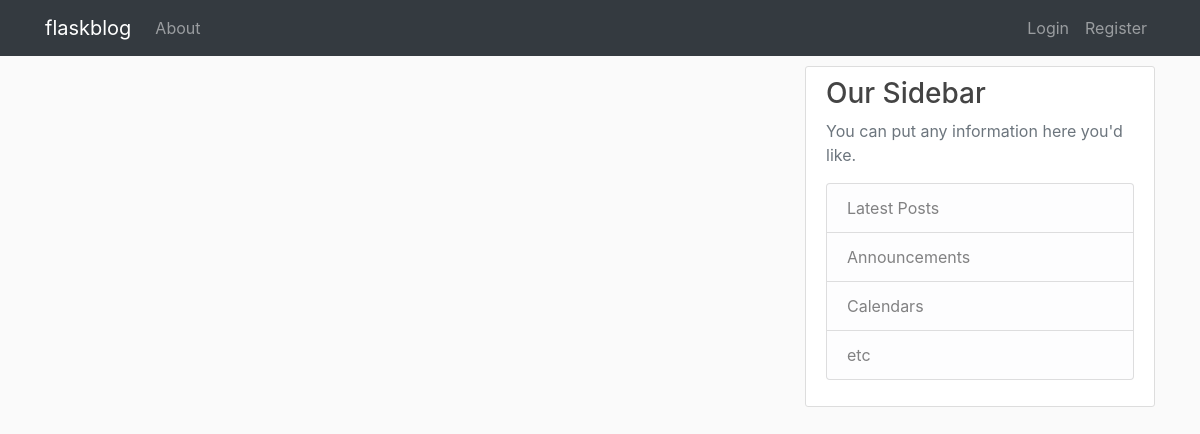
The app's page /, older data.
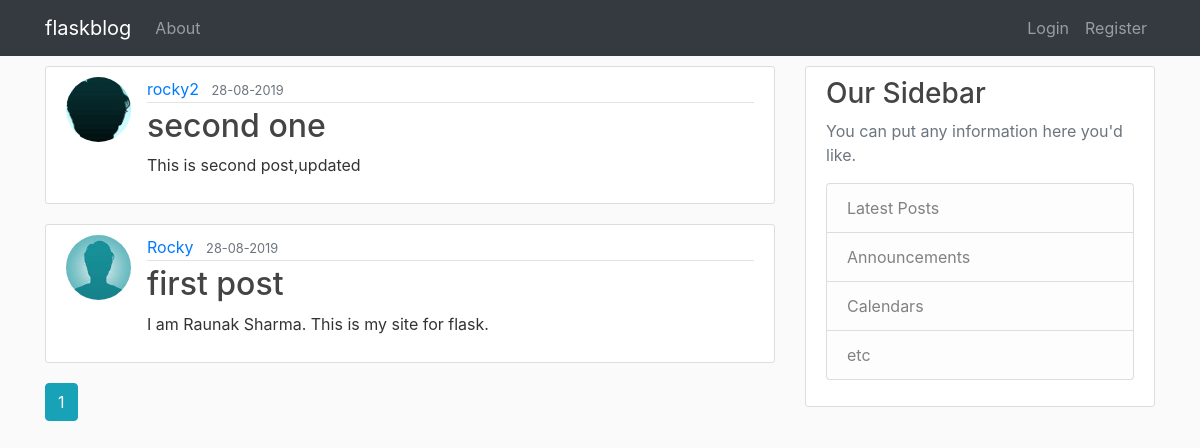
The same page, newer data.
### flaskblog/models.py (models this page shows, shortened)
class Post(db.Model):
    id = db.Column(db.Integer,primary_key = True)
    title= db.Column(db.String(100),nullable = False)
    date_posted = db.Column(db.DateTime,nullable = False,default =datetime.utcnow)
    content= db.Column(db.Text,nullable = False)
    user_id = db.Column(db.Integer,db.ForeignKey('user.id'),nullable=False)

class User(db.Model,UserMixin):
    id = db.Column(db.Integer,primary_key = True)
    username = db.Column(db.String(10),nullable = False,unique = True)
    email = db.Column(db.String(20),nullable = False,unique = True)
    image_file = db.Column(db.String(20),nullable = False,default = 'default.jpg')
    password = db.Column(db.String(60),nullable = False)
    post = db.relationship('Post',backref='author',lazy=True)

### flaskblog/routes.py (the view)
@app.route("/")
def home():
    page = request.args.get('page',1,type = int)
    posts = Post.query.order_by(Post.date_posted.desc()).paginate(page = page,per_page = 5)
    return render_template('home.html',posts = posts)

### flaskblog/templates/home.html
{% extends "layout.html" %}
    {% block content%}
        {% for post in posts.items %}
        <article class="media content-section">
          <img src="{{ url_for('static',filename = 'profile_pics/'+post.author.image_file )}}" alt="" class="rounded-circle article-img">
                <div class="media-body">
                  <div class="article-metadata">
                    <a class="mr-2" href="#">{{ post.author.username }}</a>
                    <small class="text-muted">{{ post.date_posted.strftime('%d-%m-%Y') }}</small>
                  </div>
                  <h2><a class="article-title" href="{{url_for('post',post_id = post.id)}}">{{ post.title }}</a></h2>
                  <p class="article-content">{{ post.content }}</p>
                </div>
        </article>
        {% endfor%}
        {% for page_num in posts.iter_pages(left_edge =1,right_edge = 1,left_current = 1,right_current = 2) %}
          {% if page_num %}
            {% if posts.page == page_num %}
              <a href="{{url_for('home',page = page_num)}}" class="btn btn-info mb-4">{{page_num}}</a>
            {% else %}
            <a href="{{url_for('home',page = page_num)}}" class="btn btn-outline-info mb-4">{{page_num}}</a>
            {% endif%}
        {% else %}
            .....
        {% endif%}
        {% endfor %}
    {% endblock %}

### flaskblog/templates/layout.html (shortened to what this page needs)
<html lang="en">
<head>
    <link rel="stylesheet" href="https://stackpath.bootstrapcdn.com/bootstrap/4.1.3/css/bootstrap.min.css"
>
    <link rel="stylesheet" type="text/css" href="{{ url_for('static', filename='main.css') }}">
</head>
<body>
    <nav class="navbar navbar-expand-md navbar-dark bg-dark">
        <div class="container">
            <a class="navbar-brand" href="/">flaskblog</a>
            <div class="collapse navbar-collapse" id="navbarSupportedContent">
                <div class="navbar-nav mr-auto">
                    <li class="nav-item">
                        <a class="nav-link" href="{{url_for('about')}}">About</a>
                    </li>
                </div>
                <div class="navbar-nav">
                    {% if current_user.is_authenticated %}
                    <a class="nav-item nav-link" href="{{url_for('new_post')}}">New Post</a>
                    <a class="nav-item nav-link" href="{{url_for('account')}}">Account</a>
                    <a class="nav-item nav-link" href="{{url_for('logout')}}">Logout</a>
                    {% else %}
                        <a class="nav-item nav-link" href="{{url_for('login')}}">Login</a>
                        <a class="nav-item nav-link" href="{{url_for('register')}}">Register</a>
                    {% endif %}
                </div>
            </div>
        </div>
    </nav>
    <main role="main" class="container">
        <div class="row">
            <div class="col-md-8">
                {% block content %}
                {% endblock %}
            </div>
            <div class="col-md-4">
                <div class="content-section">
                    <h3>Our Sidebar</h3>
                    <p class='text-muted'>You can put any information here you'd like.
                        <ul class="list-group">
                            <li class="list-group-item list-group-item-light">Latest Posts</li>
                            <li class="list-group-item list-group-item-light">Announcements</li>
                            <li class="list-group-item list-group-item-light">Calendars</li>
                            <li class="list-group-item list-group-item-light">etc</li>
                        </ul>
                    </p>
                </div>
            </div>
        </div>
    </main>
</body>
</html>

### flaskblog/static/main.css (style rules this page uses)
body { background: #fafafa; color: #333333; }
h1, h2, h3, h4, h5, h6 { color: #444444; }
.content-section { background: #ffffff; padding: 10px 20px; border: 1px solid #dddddd; border-radius: 3px; margin-bottom: 20px; margin-top: 10px; }
.article-title { color: #444444; }
.article-content { white-space: pre-line; }
.article-img { height: 65px; width: 65px; margin-right: 16px; }
.article-metadata { padding-bottom: 1px; margin-bottom: 4px; border-bottom: 1px solid #e3e3e3 }

Row changes from the older to the newer data that the page shows:
added Post: image_file (placeholder picture), author.username "rocky2", date_posted "28-08-2019", title "second one", content "This is second post,updated"
added Post: image_file (picture), author.username "Rocky", date_posted "28-08-2019", title "first post", content "I am Raunak Sharma. This is my site for flask."
Text that changed along with them:
new list line: "1"
